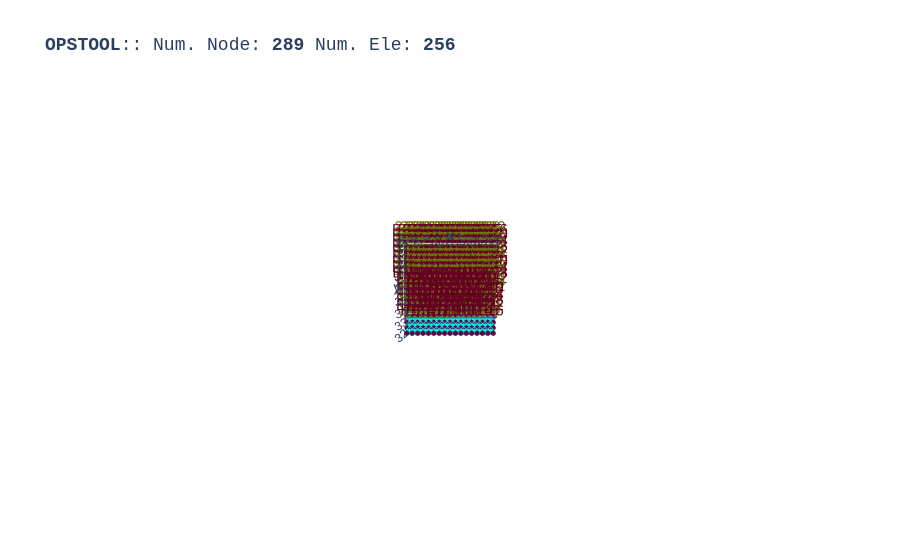

Source (notebook cell):
### Code cell
opst.vis.plotly.plot_model(show_node_numbering=True, show_ele_numbering=True, show_nodal_loads = True)

### Figure 1 — Plotly figure (JSON) as saved in the notebook; plotly's stock layout.template omitted (floating-point values rounded to 4 significant figures; data arrays with more than 128 entries replaced by an {"elided": "..."} marker saying what was removed)
{"data": [{"color": "#00FFFF", "hoverinfo": "skip", "i": {"elided": "512 int values"}, "j": {"elided": "512 int values"}, "k": {"elided": "512 int values"}, "name": "FourNodeQuad", "opacity": 1, "type": "mesh3d", "x": {"elided": "1024 float values"}, "y": {"elided": "1024 float values"}, "z": {"elided": "1024 float values"}}, {"connectgaps": false, "hoverinfo": "skip", "line": {"color": "black", "width": 1}, "mode": "lines", "name": "Edge", "type": "scatter3d", "x": {"elided": "1536 float values"}, "y": {"elided": "1536 float values"}, "z": {"elided": "1536 float values"}}, {"customdata": {"elided": "256 str values"}, "hovertemplate": "%{customdata}", "marker": {"color": "#00FFFF", "size": 3, "symbol": "diamond-open"}, "mode": "markers", "name": "FourNodeQuad", "type": "scatter3d", "x": {"elided": "256 float values"}, "y": {"elided": "256 float values"}, "z": {"elided": "256 float values"}}, {"customdata": {"elided": "289 str values"}, "hovertemplate": "x: %{x}<br>y: %{y}<br>z: %{z} <br>nodeTag: %{customdata}", "marker": {"color": "#580f41", "size": 3, "symbol": "circle"}, "mode": "markers", "name": "Nodes", "type": "scatter3d", "x": {"elided": "289 float values"}, "y": {"elided": "289 float values"}, "z": {"elided": "289 float values"}}, {"mode": "text", "name": "Node Tag", "text": {"elided": "289 str values"}, "textfont": {"color": "#6e750e", "size": 15}, "type": "scatter3d", "x": {"elided": "289 float values"}, "y": {"elided": "289 float values"}, "z": {"elided": "289 float values"}}, {"mode": "text", "name": "Element Tag", "text": {"elided": "256 str values"}, "textfont": {"color": "#650021", "size": 15}, "type": "scatter3d", "x": {"elided": "256 float values"}, "y": {"elided": "256 float values"}, "z": {"elided": "256 float values"}}], "layout": {"autosize": true, "font": {"family": "Arial, sans-serif"}, "scene": {"aspectmode": "data", "camera": {"eye": {"x": 0, "y": -0.1, "z": 10}}, "dragmode": "pan", "xaxis": {"showbackground": false}, "yaxis": {"showbackground": false}, "zaxis": {"showbackground": true, "showgrid": true, "showticklabels": false, "ticks": "", "title": {"text": ""}, "visible": true}}, "showlegend": false, "title": {"font": {"family": "courier", "size": 18}, "text": "<b>OPSTOOL</b>:: Num. Node: <b>289</b> Num. Ele: <b>256</b>"}}}
